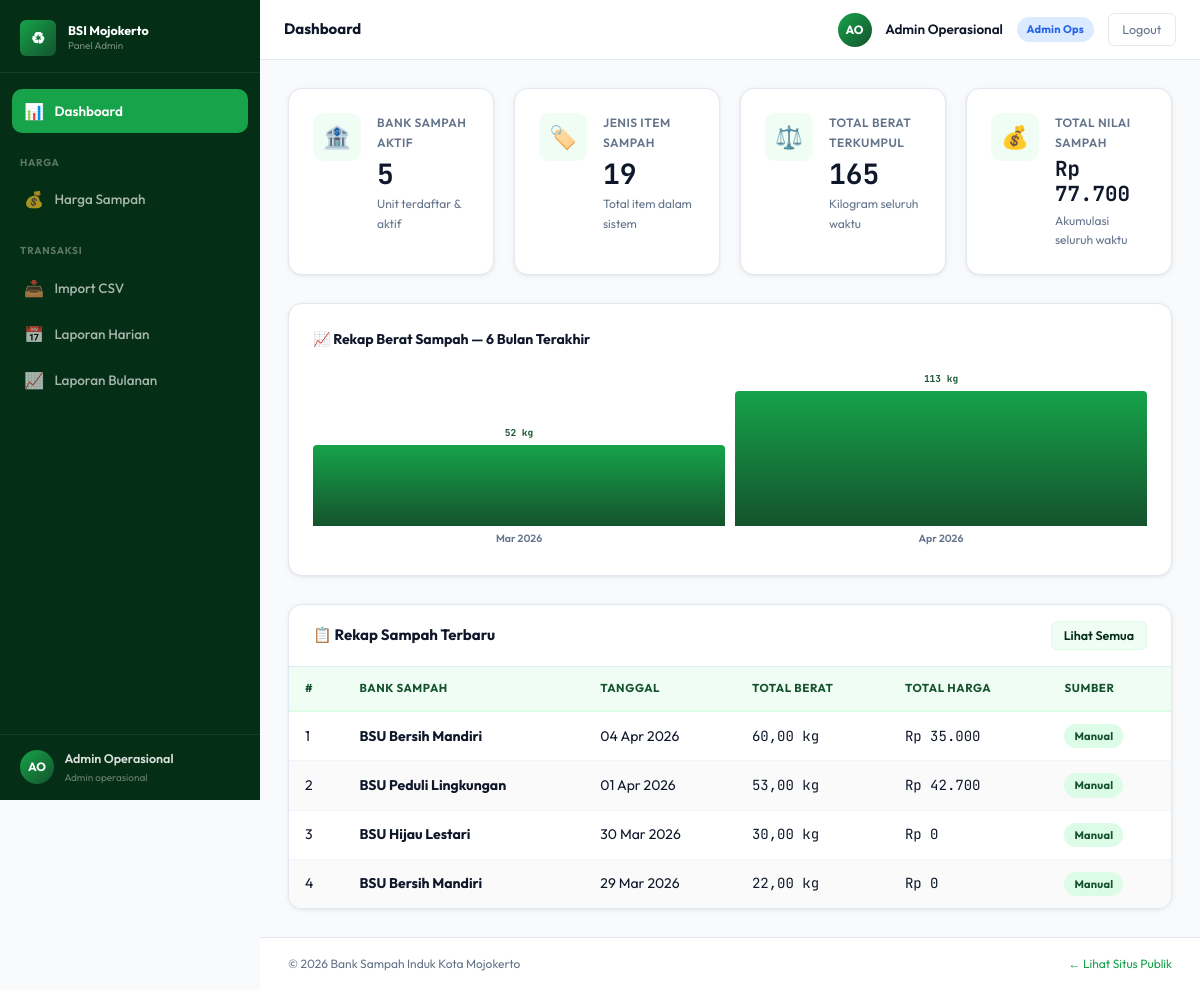
The page /admin/dashboard.php (signed in) on the database its author committed.
### tables this page shows
CREATE TABLE `rekap_sampah` (
  `id` int UNSIGNED NOT NULL,
  `id_bank_sampah` int UNSIGNED NOT NULL,
  `id_user` int UNSIGNED DEFAULT NULL,
  `tanggal` date NOT NULL,
  `total_berat` decimal(10,2) NOT NULL DEFAULT '0.00',
  `total_harga` decimal(14,2) NOT NULL DEFAULT '0.00',
  `sumber_data` enum('manual','import_csv','import_excel') NOT NULL DEFAULT 'manual',
  `catatan` text,
  `created_at` timestamp NOT NULL DEFAULT CURRENT_TIMESTAMP
);

CREATE TABLE `bank_sampah` (
  `id` int UNSIGNED NOT NULL,
  `nama` varchar(150) NOT NULL,
  `alamat` text NOT NULL,
  `kelurahan` varchar(100) DEFAULT NULL,
  `kecamatan` varchar(100) DEFAULT NULL,
  `ketua` varchar(100) NOT NULL,
  `kontak` varchar(20) DEFAULT NULL,
  `tahun_berdiri` year DEFAULT NULL,
  `aktif` tinyint(1) NOT NULL DEFAULT '1',
  `dibuat_oleh` int UNSIGNED DEFAULT NULL,
  `created_at` timestamp NOT NULL DEFAULT CURRENT_TIMESTAMP,
  `updated_at` timestamp NULL DEFAULT NULL ON UPDATE CURRENT_TIMESTAMP
);

### core/Database.php (called while the page is built, shortened)
<?php
class Database
{
    private static ?PDO $instance = null;
    public static function getInstance(): PDO
    {
        if (self::$instance === null) {
            $dsn = sprintf(
                'mysql:host=%s;port=%s;dbname=%s;charset=utf8mb4',
                DB_HOST, DB_PORT, DB_NAME
            );
            self::$instance = new PDO($dsn, DB_USER, DB_PASS, [
                PDO::ATTR_ERRMODE            => PDO::ERRMODE_EXCEPTION,
                PDO::ATTR_DEFAULT_FETCH_MODE => PDO::FETCH_ASSOC,
                PDO::ATTR_EMULATE_PREPARES   => false,
                PDO::MYSQL_ATTR_INIT_COMMAND => "SET NAMES utf8mb4 COLLATE utf8mb4_unicode_ci",
            ]);
        }
        return self::$instance;
    }
    public static function query(string $sql, array $params = []): array
    {
        $stmt = self::getInstance()->prepare($sql);
        $stmt->execute($params);
        return $stmt->fetchAll();
    }
    public static function queryOne(string $sql, array $params = []): array|false
    {
        $stmt = self::getInstance()->prepare($sql);
        $stmt->execute($params);
        return $stmt->fetch();
    }
}

### models/BankSampahModel.php (called while the page is built, shortened)
<?php
require_once dirname(__DIR__) . '/config/database.php';
function bs_count(): int {
    $row = Database::queryOne("SELECT COUNT(*) as n FROM bank_sampah WHERE aktif = 1");
    return (int)($row['n'] ?? 0);
}

### models/NamaSampahModel.php (called while the page is built, shortened)
<?php
require_once dirname(__DIR__) . '/config/database.php';
function nama_count(): int {
    $row = Database::queryOne("SELECT COUNT(*) AS n FROM nama_sampah");
    return (int)($row['n'] ?? 0);
}

### models/RekapModel.php (called while the page is built, shortened)
<?php
require_once dirname(__DIR__) . '/config/database.php';
function rekap_getAll(array $filter = []): array {
    $sql = "
        SELECT r.*, b.nama AS nama_bank, u.nama AS nama_user
        FROM rekap_sampah r
        JOIN bank_sampah b ON r.id_bank_sampah = b.id
        LEFT JOIN users u ON r.id_user = u.id
        WHERE 1=1
    ";
    $params = [];
    $sql .= " ORDER BY r.tanggal DESC, r.id DESC";
    if (!empty($filter['limit'])) {
        $sql .= " LIMIT " . (int)$filter['limit'];
    }
    return Database::query($sql, $params);
}
function rekap_totalBerat(): float {
    $row = Database::queryOne("SELECT COALESCE(SUM(total_berat),0) AS n FROM rekap_sampah");
    return (float)($row['n'] ?? 0);
}
function rekap_totalHarga(): float {
    $row = Database::queryOne("SELECT COALESCE(SUM(total_harga),0) AS n FROM rekap_sampah");
    return (float)($row['n'] ?? 0);
}

### models/LaporanModel.php (called while the page is built, shortened)
<?php
require_once dirname(__DIR__) . '/config/database.php';
function laporan_getSummary6Bulan(): array {
    return Database::query("
        SELECT
            DATE_FORMAT(tanggal, '%Y-%m') AS periode,
            DATE_FORMAT(MAX(tanggal), '%b %Y') AS label,
            COALESCE(SUM(total_berat),0) AS total_berat,
            COALESCE(SUM(total_harga),0) AS total_harga
        FROM rekap_sampah
        WHERE tanggal >= DATE_SUB(CURDATE(), INTERVAL 6 MONTH)
        GROUP BY DATE_FORMAT(tanggal, '%Y-%m')
        ORDER BY periode ASC
    ");
}

### admin/dashboard.php (the view, shortened to what this page needs)
<?php
require_once dirname(__DIR__) . '/config/database.php';
require_once dirname(__DIR__) . '/core/Helper.php';
require_once dirname(__DIR__) . '/models/BankSampahModel.php';
require_once dirname(__DIR__) . '/models/NamaSampahModel.php';
require_once dirname(__DIR__) . '/models/RekapModel.php';
require_once dirname(__DIR__) . '/models/LaporanModel.php';
$jumlahBank    = bs_count();
$jumlahItem    = nama_count();
$totalBerat    = rekap_totalBerat();
$totalHarga    = rekap_totalHarga();
$rekap6Bulan   = laporan_getSummary6Bulan();
$rekapTerbaru  = rekap_getAll(['limit' => 8]);
$maxBerat = 0;
foreach ($rekap6Bulan as $r) {
    if ((float)$r['total_berat'] > $maxBerat) $maxBerat = (float)$r['total_berat'];
}
require_once dirname(__DIR__) . '/templates/admin/header.php';
require_once dirname(__DIR__) . '/templates/admin/sidebar.php';
require_once dirname(__DIR__) . '/templates/admin/topbar.php';
?>
<div class="dashboard-stats">
    <div class="stat-card">
        <div class="stat-icon">🏦</div>
        <div class="stat-content">
            <div class="stat-label">Bank Sampah Aktif</div>
            <div class="stat-value"><?= e($jumlahBank) ?></div>
            <div class="stat-sub">Unit terdaftar &amp; aktif</div>
        </div>
    </div>
    <div class="stat-card">
        <div class="stat-icon">🏷️</div>
        <div class="stat-content">
            <div class="stat-label">Jenis Item Sampah</div>
            <div class="stat-value"><?= e($jumlahItem) ?></div>
            <div class="stat-sub">Total item dalam sistem</div>
        </div>
    </div>
    <div class="stat-card">
        <div class="stat-icon">⚖️</div>
        <div class="stat-content">
            <div class="stat-label">Total Berat Terkumpul</div>
            <div class="stat-value"><?= number_format($totalBerat, 0, ',', '.') ?></div>
            <div class="stat-sub">Kilogram seluruh waktu</div>
        </div>
    </div>
    <div class="stat-card">
        <div class="stat-icon">💰</div>
        <div class="stat-content">
            <div class="stat-label">Total Nilai Sampah</div>
            <div class="stat-value" style="font-size:1.3rem;"><?= formatRupiah($totalHarga) ?></div>
            <div class="stat-sub">Akumulasi seluruh waktu</div>
        </div>
    </div>
</div>
<?php if (!empty($rekap6Bulan)): ?>
<div class="chart-section" style="margin-bottom:1.75rem;">
    <div class="chart-title">📈 Rekap Berat Sampah — 6 Bulan Terakhir</div>
    <div class="bar-chart-admin">
        <?php foreach ($rekap6Bulan as $r):
            $val = $maxBerat > 0 ? round((float)$r['total_berat'] / $maxBerat * 100, 1) : 0;
        ?>
        <div class="bar-col-admin">
            <div class="bar-val-admin"><?= number_format((float)$r['total_berat'], 0, ',', '.') ?> kg</div>
            <div class="bar-admin" style="--val:<?= $val ?>"></div>
            <div class="bar-label-admin"><?= e($r['label']) ?></div>
        </div>
        <?php endforeach ?>
    </div>
</div>
<?php endif ?>
<div class="card">
    <div class="card-header">
        <span class="card-title">📋 Rekap Sampah Terbaru</span>
        <a href="<?= BASE_URL ?>/admin/rekap-sampah/index.php" class="btn btn-sm btn-secondary">Lihat Semua</a>
    </div>
    <div class="table-wrapper" style="border:none;border-radius:0;box-shadow:none;">
        <table class="data-table">
            <thead>
                <tr>
                    <th>#</th>
                    <th>Bank Sampah</th>
                    <th>Tanggal</th>
                    <th>Total Berat</th>
                    <th>Total Harga</th>
                    <th>Sumber</th>
                </tr>
            </thead>
            <tbody>
                <?php if (empty($rekapTerbaru)): ?>
                <tr><td colspan="6" class="text-center text-muted" style="padding:2rem;">Belum ada data rekap.</td></tr>
                <?php else: ?>
                <?php foreach ($rekapTerbaru as $i => $r): ?>
                <tr>
                    <td><?= $i + 1 ?></td>
                    <td><strong><?= e($r['nama_bank']) ?></strong></td>
                    <td><?= formatTanggal($r['tanggal']) ?></td>
                    <td class="font-mono"><?= number_format((float)$r['total_berat'], 2, ',', '.') ?> kg</td>
                    <td class="font-mono"><?= formatRupiah($r['total_harga']) ?></td>
                    <td><?= $r['sumber_data'] === 'manual' ? '<span class="badge badge-success">Manual</span>' : '<span class="badge badge-info">Import</span>' ?></td>
                </tr>
                <?php endforeach ?>
                <?php endif ?>
            </tbody>
        </table>
    </div>
</div>
<?php require_once dirname(__DIR__) . '/templates/admin/footer.php' ?>

### assets/css/variables.css (style rules this page uses)
:root { --color-primary: #16a34a; --color-primary-dark: #052e16; --color-primary-mid: #14532d; --color-primary-light: #dcfce7; --color-primary-pale: #f0fdf4; --color-primary-accent: #4ade80; --color-bg: #f8fafc; --color-surface: #ffffff; --color-border: #e2e8f0; --color-border-light: #f1f5f9; --color-text: #0f172a; --color-text-muted: #64748b; --color-text-light: #94a3b8; --color-danger: #dc2626; --color-danger-light: #fee2e2; --color-warning: #d97706; --color-warning-light: #fef3c7; --color-info: #2563eb; --color-info-light: #dbeafe; --color-purple: #7c3aed; --color-purple-light: #ede9fe; --font-display: 'Playfair Display', Georgia, serif; --font-body: 'Outfit', 'Segoe UI', system-ui, sans-serif; --font-mono: 'JetBrains Mono', 'Courier New', monospace; --radius-sm: 6px; --radius: 10px; --radius-md: 14px; --radius-lg: 20px; --radius-xl: 28px; --shadow-sm: 0 1px 3px rgba(0,0,0,.06), 0 1px 8px rgba(0,0,0,.04); --shadow: 0 2px 8px rgba(0,0,0,.08), 0 4px 16px rgba(0,0,0,.06); --shadow-md: 0 4px 24px rgba(0,0,0,.10); --shadow-lg: 0 12px 48px rgba(0,0,0,.14); --sidebar-width: 260px; --topbar-height: 60px; --transition: all 0.18s ease; --transition-fast: all 0.1s ease; }

### assets/css/components.css (style rules this page uses)
.btn { display: inline-flex; align-items: center; gap: 0.4rem; font-family: var(--font-body); font-weight: 600; font-size: 14px; padding: 0.5rem 1.2rem; border-radius: var(--radius); border: 1.5px solid transparent; cursor: pointer; transition: var(--transition); text-decoration: none; white-space: nowrap; user-select: none; line-height: 1.4; }
.btn-secondary { background-color: var(--color-primary-pale); color: var(--color-primary-dark); border-color: var(--color-primary-light); }
.btn-sm { padding: 0.3rem 0.75rem; font-size: 12.5px; border-radius: var(--radius-sm); }
.badge { display: inline-flex; align-items: center; font-size: 11px; font-weight: 700; padding: 3px 10px; border-radius: 99px; white-space: nowrap; letter-spacing: 0.02em; }
.badge-success { background-color: var(--color-primary-light); color: var(--color-primary-mid); }
.card { background-color: var(--color-surface); border-radius: var(--radius-md); border: 1px solid var(--color-border); box-shadow: var(--shadow-sm); overflow: hidden; }
.card-header { padding: 1rem 1.5rem; border-bottom: 1px solid var(--color-border); display: flex; align-items: center; justify-content: space-between; gap: 1rem; }
.card-title { font-size: 15px; font-weight: 700; color: var(--color-text); }
.stat-card { background-color: var(--color-surface); border-radius: var(--radius-md); border: 1px solid var(--color-border); box-shadow: var(--shadow-sm); padding: 1.5rem; display: flex; align-items: flex-start; gap: 1rem; transition: var(--transition); }
.stat-icon { width: 48px; height: 48px; border-radius: var(--radius); background-color: var(--color-primary-pale); color: var(--color-primary); display: flex; align-items: center; justify-content: center; font-size: 1.4rem; flex-shrink: 0; }
.stat-content { flex: 1; }
.stat-label { font-size: 12px; font-weight: 600; color: var(--color-text-muted); text-transform: uppercase; letter-spacing: 0.04em; margin-bottom: 4px; }
.stat-value { font-size: 1.75rem; font-weight: 700; color: var(--color-text); font-family: var(--font-mono); line-height: 1.2; }
.stat-sub { font-size: 12px; color: var(--color-text-muted); margin-top: 4px; }
.font-mono { font-family: var(--font-mono); }

### rows shown on the page
rekap_sampah: id_bank_sampah.nama "BSU Bersih Mandiri", tanggal "04 Apr 2026", total_berat "60,00", total_harga "Rp 35.000", sumber_data "Manual"
rekap_sampah: id_bank_sampah.nama "BSU Peduli Lingkungan", tanggal "01 Apr 2026", total_berat "53,00", total_harga "Rp 42.700", sumber_data "Manual"
rekap_sampah: id_bank_sampah.nama "BSU Hijau Lestari", tanggal "30 Mar 2026", total_berat "30,00", total_harga "Rp 0", sumber_data "Manual"
rekap_sampah: id_bank_sampah.nama "BSU Bersih Mandiri", tanggal "29 Mar 2026", total_berat "22,00", total_harga "Rp 0", sumber_data "Manual"

### other values the page prints
$initials "AO"
$userName "Admin Operasional"
str_replace('_', ' ', ucfirst($userRole)) "Admin operasional"
$topbarTitle "Dashboard"
$d['label'] "Admin Ops"
$jumlahBank "5"
$jumlahItem "19"
$totalBerat "165"
formatRupiah($totalHarga) "Rp 77.700"
$r['total_berat'] "52"
$r['label'] "Mar 2026"
$r['total_berat'] "113"
$r['label'] "Apr 2026"
APP_NAME "Bank Sampah Induk Kota Mojokerto"
